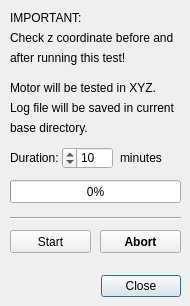
<?xml version="1.0" encoding="UTF-8"?>
<ui version="4.0">
 <class>motortest</class>
 <widget class="QDialog" name="motortest">
  <property name="windowModality">
   <enum>Qt::ApplicationModal</enum>
  </property>
  <property name="geometry">
   <rect>
    <x>0</x>
    <y>0</y>
    <width>190</width>
    <height>306</height>
   </rect>
  </property>
  <property name="sizePolicy">
   <sizepolicy hsizetype="Preferred" vsizetype="Preferred">
    <horstretch>0</horstretch>
    <verstretch>0</verstretch>
   </sizepolicy>
  </property>
  <property name="windowTitle">
   <string>Motor Test</string>
  </property>
  <property name="layoutDirection">
   <enum>Qt::RightToLeft</enum>
  </property>
  <widget class="QDialogButtonBox" name="buttonBox">
   <property name="geometry">
    <rect>
     <x>20</x>
     <y>270</y>
     <width>161</width>
     <height>32</height>
    </rect>
   </property>
   <property name="layoutDirection">
    <enum>Qt::LeftToRight</enum>
   </property>
   <property name="locale">
    <locale language="English" country="UnitedKingdom"/>
   </property>
   <property name="orientation">
    <enum>Qt::Horizontal</enum>
   </property>
   <property name="standardButtons">
    <set>QDialogButtonBox::Close</set>
   </property>
  </widget>
  <widget class="QLabel" name="label_1">
   <property name="geometry">
    <rect>
     <x>10</x>
     <y>80</y>
     <width>171</width>
     <height>16</height>
    </rect>
   </property>
   <property name="text">
    <string>Motor will be tested in XYZ.</string>
   </property>
  </widget>
  <widget class="Line" name="line">
   <property name="geometry">
    <rect>
     <x>10</x>
     <y>210</y>
     <width>171</width>
     <height>16</height>
    </rect>
   </property>
   <property name="orientation">
    <enum>Qt::Horizontal</enum>
   </property>
  </widget>
  <widget class="QPushButton" name="pushButton_startTest">
   <property name="geometry">
    <rect>
     <x>10</x>
     <y>230</y>
     <width>81</width>
     <height>23</height>
    </rect>
   </property>
   <property name="text">
    <string>Start</string>
   </property>
  </widget>
  <widget class="QPushButton" name="pushButton_abortTest">
   <property name="enabled">
    <bool>true</bool>
   </property>
   <property name="geometry">
    <rect>
     <x>100</x>
     <y>230</y>
     <width>81</width>
     <height>23</height>
    </rect>
   </property>
   <property name="font">
    <font>
     <weight>75</weight>
     <bold>true</bold>
    </font>
   </property>
   <property name="text">
    <string>Abort</string>
   </property>
  </widget>
  <widget class="QLabel" name="label_2">
   <property name="geometry">
    <rect>
     <x>10</x>
     <y>100</y>
     <width>171</width>
     <height>16</height>
    </rect>
   </property>
   <property name="text">
    <string/>
   </property>
  </widget>
  <widget class="QLabel" name="label_3">
   <property name="geometry">
    <rect>
     <x>10</x>
     <y>100</y>
     <width>171</width>
     <height>16</height>
    </rect>
   </property>
   <property name="text">
    <string>Log file will be saved in current</string>
   </property>
  </widget>
  <widget class="QLabel" name="label_4">
   <property name="geometry">
    <rect>
     <x>10</x>
     <y>120</y>
     <width>171</width>
     <height>16</height>
    </rect>
   </property>
   <property name="text">
    <string>base directory.</string>
   </property>
  </widget>
  <widget class="QLabel" name="label_5">
   <property name="geometry">
    <rect>
     <x>10</x>
     <y>150</y>
     <width>51</width>
     <height>16</height>
    </rect>
   </property>
   <property name="text">
    <string>Duration:</string>
   </property>
  </widget>
  <widget class="QSpinBox" name="spinBox_duration">
   <property name="geometry">
    <rect>
     <x>62</x>
     <y>147</y>
     <width>51</width>
     <height>22</height>
    </rect>
   </property>
   <property name="maximum">
    <number>9999</number>
   </property>
   <property name="value">
    <number>10</number>
   </property>
  </widget>
  <widget class="QLabel" name="label_6">
   <property name="geometry">
    <rect>
     <x>120</x>
     <y>150</y>
     <width>51</width>
     <height>16</height>
    </rect>
   </property>
   <property name="text">
    <string>minutes</string>
   </property>
  </widget>
  <widget class="QProgressBar" name="progressBar">
   <property name="geometry">
    <rect>
     <x>10</x>
     <y>180</y>
     <width>171</width>
     <height>23</height>
    </rect>
   </property>
   <property name="layoutDirection">
    <enum>Qt::LeftToRight</enum>
   </property>
   <property name="value">
    <number>0</number>
   </property>
  </widget>
  <widget class="QLabel" name="label_7">
   <property name="geometry">
    <rect>
     <x>10</x>
     <y>10</y>
     <width>171</width>
     <height>16</height>
    </rect>
   </property>
   <property name="text">
    <string>IMPORTANT:</string>
   </property>
  </widget>
  <widget class="QLabel" name="label_8">
   <property name="geometry">
    <rect>
     <x>10</x>
     <y>30</y>
     <width>171</width>
     <height>16</height>
    </rect>
   </property>
   <property name="text">
    <string>Check z coordinate before and </string>
   </property>
  </widget>
  <widget class="QLabel" name="label_9">
   <property name="geometry">
    <rect>
     <x>10</x>
     <y>50</y>
     <width>171</width>
     <height>16</height>
    </rect>
   </property>
   <property name="text">
    <string>after running this test!</string>
   </property>
  </widget>
 </widget>
 <resources/>
 <connections>
  <connection>
   <sender>buttonBox</sender>
   <signal>accepted()</signal>
   <receiver>motortest</receiver>
   <slot>accept()</slot>
   <hints>
    <hint type="sourcelabel">
     <x>248</x>
     <y>254</y>
    </hint>
    <hint type="destinationlabel">
     <x>157</x>
     <y>274</y>
    </hint>
   </hints>
  </connection>
  <connection>
   <sender>buttonBox</sender>
   <signal>rejected()</signal>
   <receiver>motortest</receiver>
   <slot>reject()</slot>
   <hints>
    <hint type="sourcelabel">
     <x>316</x>
     <y>260</y>
    </hint>
    <hint type="destinationlabel">
     <x>286</x>
     <y>274</y>
    </hint>
   </hints>
  </connection>
 </connections>
</ui>
